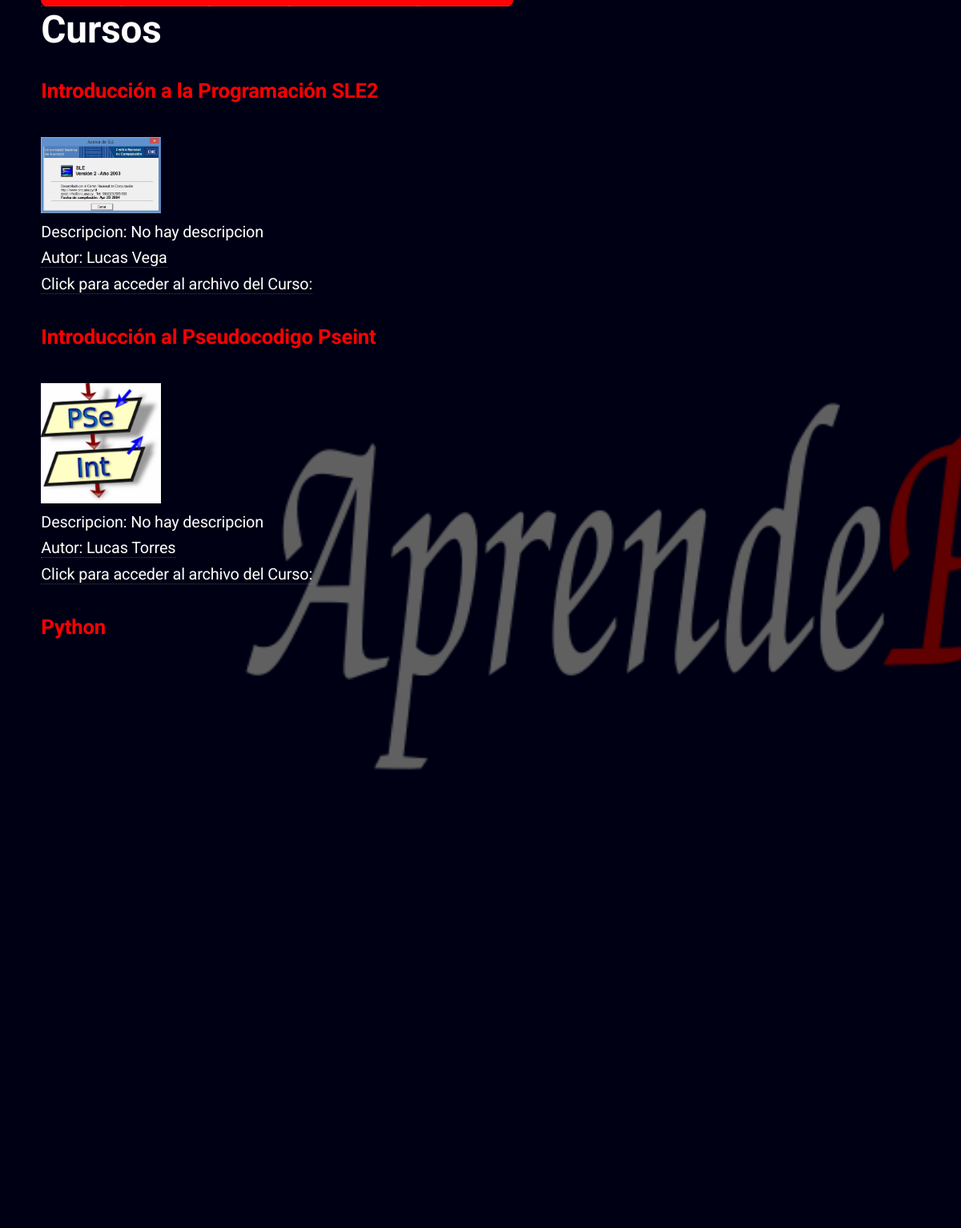
Screenshot of /cursos/ with the database file from the repository.
### Apprende/models.py (models this page shows, shortened)
class Curso(models.Model):
    nombreCurso = models.CharField(max_length=50)
    descripcionCurso = models.TextField(null=True, blank=True,default="No hay descripcion")
    autor = models.ManyToManyField("Autor")
    link = models.URLField(null=True, blank=True)
    imagen = models.ImageField(upload_to='images', null = True)

class Autor(models.Model):
    nombreAutor = models.CharField(max_length=60)
    descripcion = models.TextField(null=True, blank=True,default="No hay descripcion")
    correo = models.EmailField(null=True, blank=True) #para que sea un campo opcional
    github = models.URLField(null=True, blank=True)
    imagen = models.ImageField(upload_to='images', null = True, default="images/default.jpg")

### Apprende/views.py (the view)
# urls.py: path('cursos/', views.cursos, name='cursos'),
def cursos(request):
    lista_cursos = Curso.objects.order_by("nombreCurso")
    nombre_cursos = { "name": lista_cursos, "titulo": "Cursos" }
    return render(request, "cursos.html", nombre_cursos)

### Apprende/templates/cursos.html
{%  extends 'base.html' %}
{% block  contenido %}
<h1> {{ titulo}} <h1>
	{% for dato in name %}
		<h2> {{dato.nombreCurso}} </h2>
		<img width="150" src="/media/{{dato.imagen}}" alt="Image"> <br>
		<p> Descripcion:
			{{dato.descripcionCurso}} <br>
			{% for autor in dato.autor.all%}
				<a href= "/autores/{{autor.nombreAutor}}"> Autor: {{autor.nombreAutor}} </a> <br>
			{% endfor %}
			<a href= {{dato.link}} > Click para acceder al archivo del Curso: </a>
		</p>
	{% endfor %}
{% endblock contenido %}

### Apprende/templates/base.html (shortened to what this page needs)
<!DOCTYPE HTML>
<html>
	<head>
		<link rel="stylesheet" href="/static/assets/css/main.css" />
	</head>
	<body class="is-preload">
			<header id="header">
				<img width="500" src="/static/images/logo.png" alt="Image"> <br>
				<nav>
	                <a href="/">Inicio</a>
	                <a href="/cursos/">Cursos</a>
	                <a href="/contacto/">Contacto</a>
	                <a href="/about/">About</a>
	                <a href="/faq/">FAQ</a>
                </nav>
				{% block contenido %}
            	{% endblock %}
            </header>
	</body>
</html>

### Apprende/static/assets/css/main.css (style rules this page uses)
html, body, div, span, applet, object, iframe, h1, h2, h3, h4, h5, h6, p, blockquote, pre, a, abbr, acronym, address, big, cite, code, del, dfn, em, img, ins, kbd, q, s, samp, small, strike, strong, sub, sup, tt, var, b, u, i, center, dl, dt, dd, ol, ul, li, fieldset, form, label, legend, table, caption, tbody, tfoot, thead, tr, th, td, article, aside, canvas, details, embed, figure, figcaption, footer, header, hgroup, menu, nav, output, ruby, section, summary, time, mark, audio, video { margin: 0; padding: 0; border: 0; font-size: 100%; font: inherit; vertical-align: baseline; }
article, aside, details, figcaption, figure, footer, header, hgroup, menu, nav, section { display: block; }
body { line-height: 1; }
body { -webkit-text-size-adjust: none; }
body { -ms-overflow-style: scrollbar; }
html { box-sizing: border-box; }
*, *:before, *:after { box-sizing: inherit; }
html, body { height: 100%; overflow-x: hidden; width: 100%; }
body { display: -moz-flex; display: -webkit-flex; display: -ms-flex; display: flex; -moz-flex-direction: column; -webkit-flex-direction: column; -ms-flex-direction: column; flex-direction: column; -moz-justify-content: center; -webkit-justify-content: center; -ms-justify-content: center; justify-content: center; background-color: #000; padding: 6em 4em 4em 4em; }
body > * { position: relative; z-index: 2; }
@media screen and (max-width: 1680px) { body { padding: 6em 3.5em 3.5em 3.5em; } }
body, input, select, textarea { color: rgba(255, 255, 255, 0.75); font-family: "Roboto", sans-serif; font-size: 16pt; font-weight: 400; letter-spacing: -0.01em; line-height: 1.65em; }
@media screen and (max-width: 1680px) { body, input, select, textarea { font-size: 12pt; } }
@media screen and (max-width: 1280px) { body, input, select, textarea { font-size: 11pt; } }
a { -moz-transition: border-bottom-color 0.2s ease, color 0.2s ease; -webkit-transition: border-bottom-color 0.2s ease, color 0.2s ease; -ms-transition: border-bottom-color 0.2s ease, color 0.2s ease; transition: border-bottom-color 0.2s ease, color 0.2s ease; border-bottom: dotted 1px rgba(255, 255, 255, 0.25); color: #f60c03; text-decoration: none; }
p { margin: 0 0 2em 0; }
h1, h2, h3, h4, h5, h6 { color: #fff; font-weight: 700; line-height: 1em; margin: 0 0 1em 0; }
h1 { font-size: 2.5em; line-height: 1.25em; }
h2 { font-size: 1.75em; line-height: 1.5em; }
header h1 { color: rgb(255, 255, 255); position: relative; margin: 0 0 1.5em 0; }
header h2 { color: rgb(255, 000, 000); position: relative; margin: 0 0 1.5em 0; }
header p { color: rgb(255, 255, 255); position: relative; margin: 0 0 1.5em 0; }
#header h1 { font-size: 3.25em; margin: 0 0 0.55em 0; }
#header p { font-size: 1.35em; line-height: 1.65em; }
#header a { color: inherit; }
nav { margin: 0; padding: 0; border: 0; font-size: 100%; font: inherit; vertical-align: baseline; position: relative; width: 590px; height: 50px; background-color: #ff0404; border-radius: 8px; font-size: 0; }
nav a { line-height: 50px; height: 100%; font-size: 15px; display: inline-block; position: relative; z-index: 1; text-decoration: none; text-transform: uppercase; text-align: center; color: white; cursor: pointer; }
a:nth-child(1) { width: 100px; }
a:nth-child(2) { width: 110px; }
a:nth-child(3) { width: 100px; }
a:nth-child(4) { width: 160px; }
a:nth-child(5) { width: 120px; }

### rows the page displays
Curso: nombreCurso "Introducción a la Programación SLE2", imagen (picture), descripcionCurso "No hay descripcion"
Autor: nombreAutor "Lucas Vega"
Curso: nombreCurso "Introducción al Pseudocodigo Pseint", imagen (picture), descripcionCurso "No hay descripcion"
Autor: nombreAutor "Lucas Torres"
Curso: nombreCurso "Python"

### other values shown
{{ titulo }} "Cursos"
